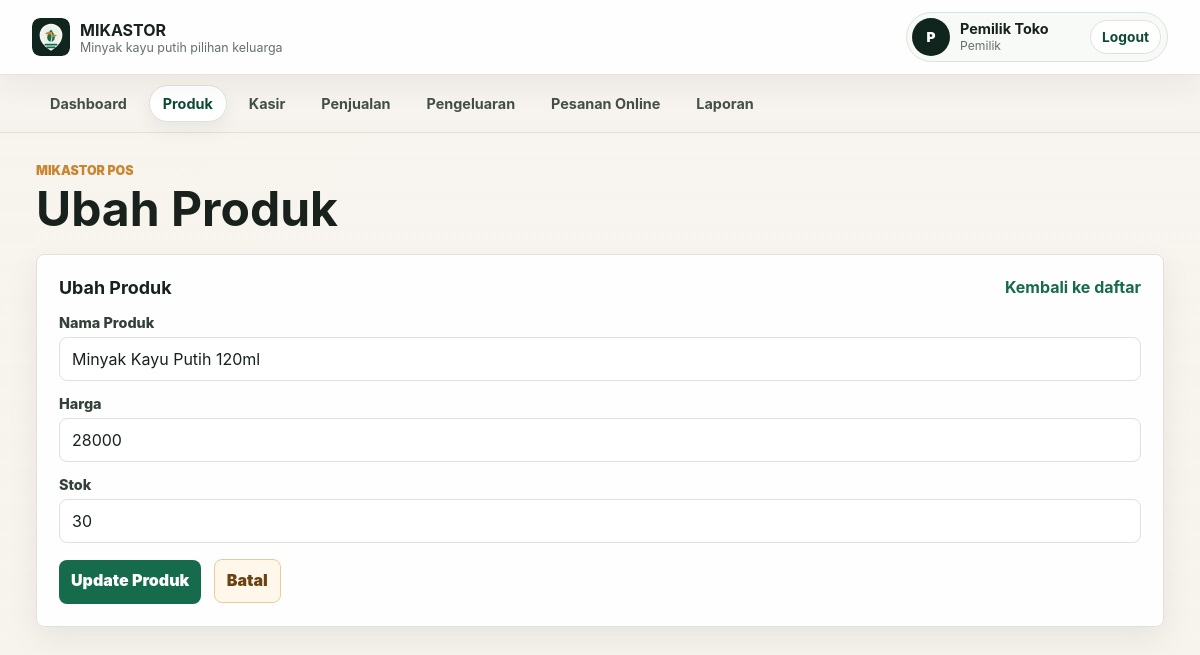
Screenshot of /produk_form.php?id=2 (signed in) with the database file from the repository.
### tables this page shows
CREATE TABLE IF NOT EXISTS produk (
    id_produk INT AUTO_INCREMENT PRIMARY KEY,
    nama_produk VARCHAR(100) NOT NULL UNIQUE,
    harga INT NOT NULL,
    stok INT NOT NULL,
    created_at DATETIME NOT NULL DEFAULT CURRENT_TIMESTAMP,
    CONSTRAINT chk_produk_harga CHECK (harga >= 0),
    CONSTRAINT chk_produk_stok CHECK (stok >= 0)
);

### public/produk_form.php (the view, shortened to what this page needs)
<?php
require_once __DIR__ . '/../includes/layout.php';
$pdo = require __DIR__ . '/../config/database.php';
$idProduk = filter_input(INPUT_GET, 'id', FILTER_VALIDATE_INT);
$product = null;
if ($idProduk !== false && $idProduk !== null) {
    $stmt = $pdo->prepare('SELECT * FROM produk WHERE id_produk = ?');
    $stmt->execute([$idProduk]);
    $product = $stmt->fetch() ?: null;
}
?>
<section class="card form-page">
    <div class="section-heading">
        <h3><?= $product === null ? 'Tambah Produk' : 'Ubah Produk' ?></h3>
        <a href="produk.php">Kembali ke daftar</a>
    </div>
    <form method="post">
        <label for="nama_produk">Nama Produk</label>
        <input
            type="text"
            id="nama_produk"
            name="nama_produk"
            value="<?= e($_POST['nama_produk'] ?? $product['nama_produk'] ?? '') ?>"
            required
        >
        <label for="harga">Harga</label>
        <input
            type="number"
            id="harga"
            name="harga"
            min="0"
            value="<?= e($_POST['harga'] ?? $product['harga'] ?? '') ?>"
            required
        >
        <label for="stok">Stok</label>
        <input
            type="number"
            id="stok"
            name="stok"
            min="0"
            value="<?= e($_POST['stok'] ?? $product['stok'] ?? '') ?>"
            required
        >
        <button type="submit"><?= $product === null ? 'Simpan Produk' : 'Update Produk' ?></button>
        <a class="button secondary" href="produk.php">Batal</a>
    </form>
</section>

### public/assets/style.css (style rules this page uses)
:root { color-scheme: light; --bg: #f7f4ee; --surface: #ffffff; --surface-soft: #f1f6ef; --text: #18211c; --muted: #667168; --primary: #176b4d; --primary-dark: #0d4a36; --accent: #c9852f; --accent-soft: #fff2dc; --danger: #b42318; --border: #dce3dc; --shadow: 0 18px 45px rgba(24, 33, 28, 0.09); }
* { box-sizing: border-box; }
body { margin: 0; background: linear-gradient(180deg, rgba(247, 244, 238, 0.92), rgba(247, 244, 238, 1)), radial-gradient(circle at top left, rgba(201, 133, 47, 0.14), transparent 32rem); color: var(--text); font-family: Inter, ui-sans-serif, system-ui, -apple-system, BlinkMacSystemFont, "Segoe UI", sans-serif; }
a { color: var(--primary); font-weight: 700; text-decoration: none; }
.card { background: rgba(255, 255, 255, 0.94); border: 1px solid var(--border); border-radius: 8px; box-shadow: 0 12px 32px rgba(24, 33, 28, 0.07); margin-bottom: 20px; padding: 22px; }
.section-heading { align-items: flex-start; display: flex; gap: 14px; justify-content: space-between; margin-bottom: 16px; }
.section-heading h3, .section-heading p { margin: 0; }
.section-heading h3 { font-size: 1.12rem; }
label { color: #344139; display: block; font-size: 0.9rem; font-weight: 800; margin: 14px 0 6px; }
input, select, textarea, button, .button { border-radius: 8px; font: inherit; min-height: 44px; padding: 10px 12px; }
input, select, textarea { background: #ffffff; border: 1px solid var(--border); color: var(--text); outline: 0; width: 100%; }
button, .button { background: var(--primary); border: 0; color: #ffffff; cursor: pointer; display: inline-flex; font-weight: 900; justify-content: center; margin-top: 16px; }
.button.secondary { background: #fff7ea; border: 1px solid #eccb96; color: #6b4211; margin-left: 8px; }
.form-page { max-width: none; }

### rows the page displays
produk: nama_produk "Minyak Kayu Putih 120ml", harga "28000", stok "30"

### other values shown
substr((string) $user['nama'], 0, 1) "P"
$user['nama'] "Pemilik Toko"
$user['role'] "Pemilik"
$title "Ubah Produk"
